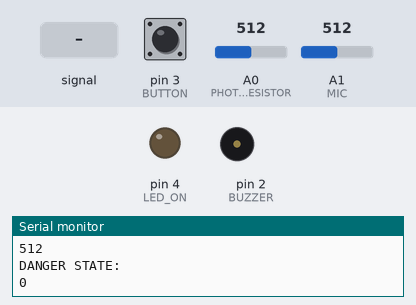
Recording of a sketch running on a simulated Arduino Uno, built with avr-gcc and run on an emulated ATmega328P. Parts: output pins drawn as LEDs (lit = HIGH), buzzer (waves = sounding), the last lines printed to the serial monitor. Dashed ring = blinking. The test bench sets the inputs (shaded band); at power-on: pin 3 (BUTTON) LOW, A0 (PHOTORESISTOR) = 512, A1 (MIC) = 512.

Above: at 1.3 s.
1.4 s: pin 3 (BUTTON) pulled HIGH for 3.2 s
At 1.9 s:
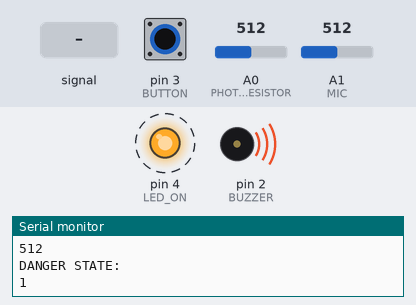
6.1 s: pin 3 (BUTTON) pulled HIGH for 0.6 s
At 6.7 s:
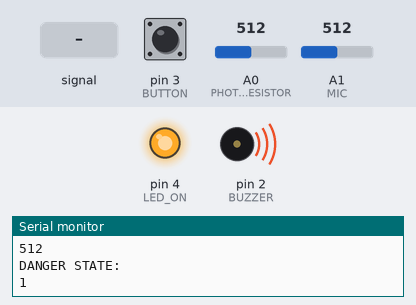
8.2 s: A0 (PHOTORESISTOR) set to 784
9.7 s: A0 (PHOTORESISTOR) set to 818
At 11.2 s:
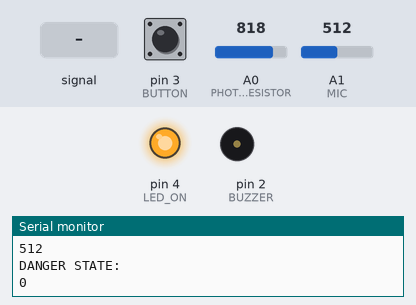
11.5 s: A1 (MIC) fed a 1000 Hz sine of ±255 counts around its level
At 14.0 s:
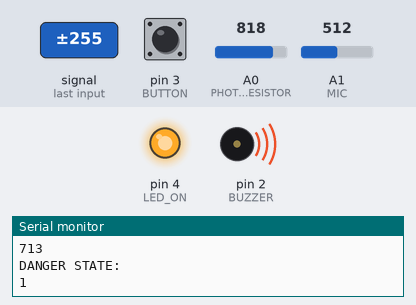
14.5 s: A0 (PHOTORESISTOR) set to 790
Timing chart, 0 to 17.2 s (numbered marks = the images above; inputs shaded):
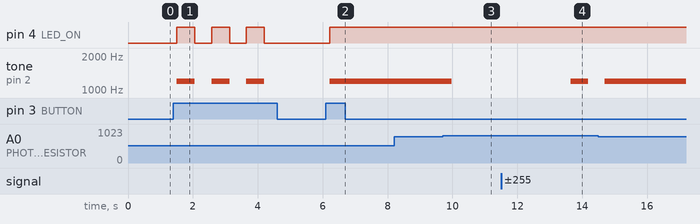

The sketch:

PROTOTYPE_ALARM.ino
```cpp
// VARIABLES
const int PHOTORESISTOR = A0;
const int MIC = A1;
const int BUZZER = 2;
const int BUTTON = 3;
const int LED_ON = 4;
const int LED_DANGER = 5;

// VALUES FROM SENSORS
int PHOTORESISTOR_VALUE;
int MIC_VALUE;

// FLAGS
bool danger = false;
bool alarmOn = false;

void setup() {
  // INPUT
  pinMode(PHOTORESISTOR, INPUT);
  pinMode(BUTTON, INPUT);
  pinMode(MIC, INPUT);
  // OUTPUTS
  pinMode(LED_ON, OUTPUT);
  pinMode(BUZZER, OUTPUT);
  // CONSOLE
  Serial.begin(9600);
}

void loop() {

  // READING VALUES FROM DIGITAL SENSORS
  int buttonState = digitalRead(BUTTON);

  // UPDATING STATE WHEN BUTTON IS PRESSED
  if(buttonState == HIGH){
    // ACTIVATING ALARM
    alarmOn = updateFlagActivate();
  }

  // READING VALUES FROM ANALOGIC SENSORS (only when alarm is on)
  PHOTORESISTOR_VALUE = analogRead(PHOTORESISTOR);
  MIC_VALUE = analogRead(MIC);

  // TURNING ON LED ON
  activateLedOn();

  // DETECTING DANGER AND UPDATING FLAG STATES IF NEEDED
  detectDanger();

  // ACTIVATING SPEAKER VIA PHOTORESISTOR
  activateBuzzer();

  // DISPLAYING VALUES ON CONSOLE
  displayStatesOnConsole();

}


// FUNCTION UPDATING STATE FLAG (ACTIVATE)
bool updateFlagActivate(){
   Serial.println("TOGGLE!!!!!!!!! ");
   alarmOn = !alarmOn;
   return alarmOn;
}

// DETECTS IF THE LASER CONTACT WAS INTERCEPTED ALSO IF THE MIC DETECTED ANY NOISE
void detectDanger(){
  // UPDATING STATE FLAG (DANGER)
  if(alarmOn){
    if( PHOTORESISTOR_VALUE < 800  || MIC_VALUE > 540){
      danger = true;
      Serial.println("Danger detected!");
    } else {
      danger = false;
      Serial.println("Danger NOT detected!");
    }
  }
}

// IF THE DANGER STATE IS TRUE, THEN THE BUZZER IS ACTIVATED
void activateBuzzer(){
  if(danger == true){
    // buzzer activated
    tone(BUZZER, 1200);
    // led activated
    digitalWrite(LED_DANGER, HIGH);
    // displaying message on console
    Serial.println("hay intrusos!");
  } else {
    // deactivating buzzer
    noTone(BUZZER);
    // TURNING LED OFF
    digitalWrite(LED_DANGER, LOW);
  }
}

// TURNS ON A LED WHEN THE DEVICE IS ACTIVATED
void activateLedOn(){
  if(alarmOn == true){
    digitalWrite(LED_ON,HIGH);
  } else {
    danger = false;
    digitalWrite(LED_ON, LOW);
    digitalWrite(LED_DANGER, LOW);
  }
}

// DISPLAYS STATES VALUE ON CONSOLE
void displayStatesOnConsole(){
  Serial.println("photoresistor value: ");
  Serial.println(PHOTORESISTOR_VALUE);
  Serial.println("MIC value: ");
  Serial.println(MIC_VALUE);
  Serial.println("DANGER STATE: ");
  Serial.println(danger);
  delay(500);
}
```

Measured:
- the behaviour switches between 799 and 800 on A0 (PHOTORESISTOR) (found by bisection; images 2 and 3)
- after the input at 1.4 s, pin 4 (LED_ON): alternates HIGH for 0.55 s and LOW for 0.52 s, 6 changes in all, then stays LOW, starting after 0.10 s; tone on pin 2 (BUZZER): alternates 1200 Hz for 0.55 s and silent for 0.52 s, 6 changes in all, then stays silent, starting after 0.10 s
- after the input at 6.1 s, pin 4 (LED_ON): LOW → HIGH after 0.12 s; tone on pin 2 (BUZZER): silent → 1200 Hz after 0.12 s
- after the input at 9.7 s, tone on pin 2 (BUZZER): 1200 Hz → silent after 0.28 s
- after the input at 11.5 s, tone on pin 2 (BUZZER): silent → 1200 Hz after 2.1 s, → silent 0.53 s later
